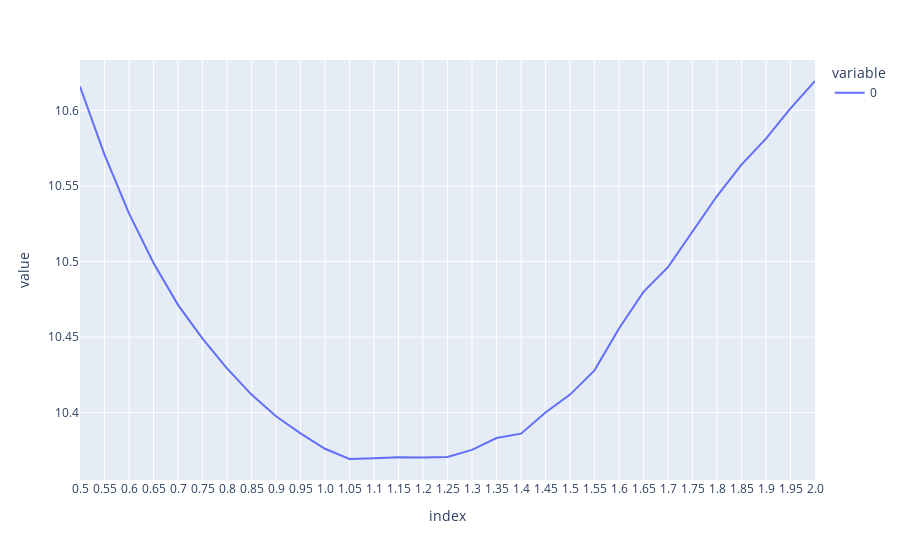

The code cell stored with this chart in its notebook:
### Code cell
tmp_path = r"H:\all\RL_Shrinkage_2024\ONE_YR\NonLinear_Shrinkage\intensity_of_intensity_data"
all_rawres_LONG_SHORT = pd.read_csv(tmp_path + f"\\all_rawres_p{PF_SIZE}_v2.csv", index_col=0)
px.line(all_rawres_LONG_SHORT.iloc[5040:, :].std() * np.sqrt(252) * 100)

### Figure 1 — Plotly figure (JSON) as saved in the notebook; plotly's stock layout.template omitted (floating-point values rounded to 4 significant figures)
{"data": [{"hovertemplate": "variable=0<br>index=%{x}<br>value=%{y}<extra></extra>", "legendgroup": "0", "line": {"color": "#636efa", "dash": "solid"}, "marker": {"symbol": "circle"}, "mode": "lines", "name": "0", "orientation": "v", "showlegend": true, "type": "scatter", "x": ["0.5", "0.55", "0.6", "0.65", "0.7", "0.75", "0.8", "0.85", "0.9", "0.95", "1.0", "1.05", "1.1", "1.15", "1.2", "1.25", "1.3", "1.35", "1.4", "1.45", "1.5", "1.55", "1.6", "1.65", "1.7", "1.75", "1.8", "1.85", "1.9", "1.95", "2.0"], "xaxis": "x", "y": [10.62, 10.57, 10.53, 10.5, 10.47, 10.45, 10.43, 10.41, 10.4, 10.39, 10.38, 10.37, 10.37, 10.37, 10.37, 10.37, 10.38, 10.38, 10.39, 10.4, 10.41, 10.43, 10.46, 10.48, 10.5, 10.52, 10.54, 10.56, 10.58, 10.6, 10.62], "yaxis": "y"}], "layout": {"legend": {"title": {"text": "variable"}, "tracegroupgap": 0}, "margin": {"t": 60}, "xaxis": {"anchor": "y", "domain": [0, 1], "title": {"text": "index"}}, "yaxis": {"anchor": "x", "domain": [0, 1], "title": {"text": "value"}}}}
